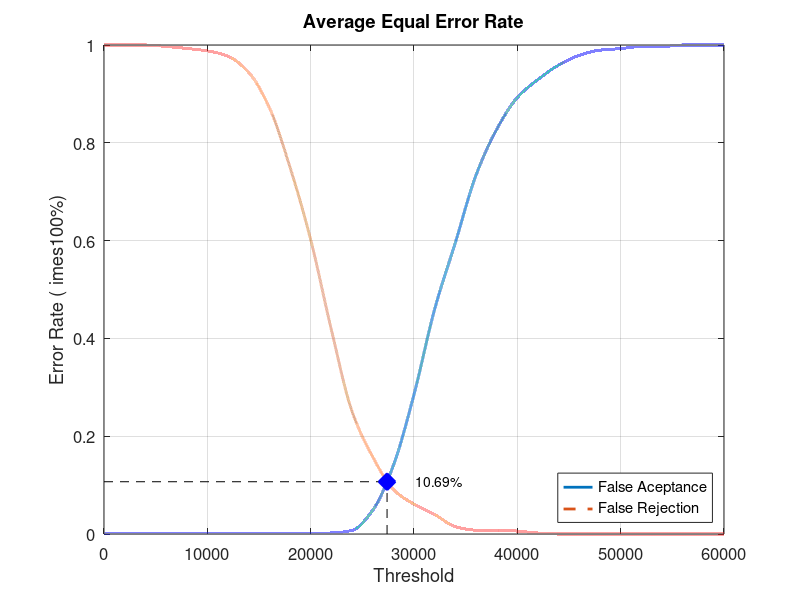
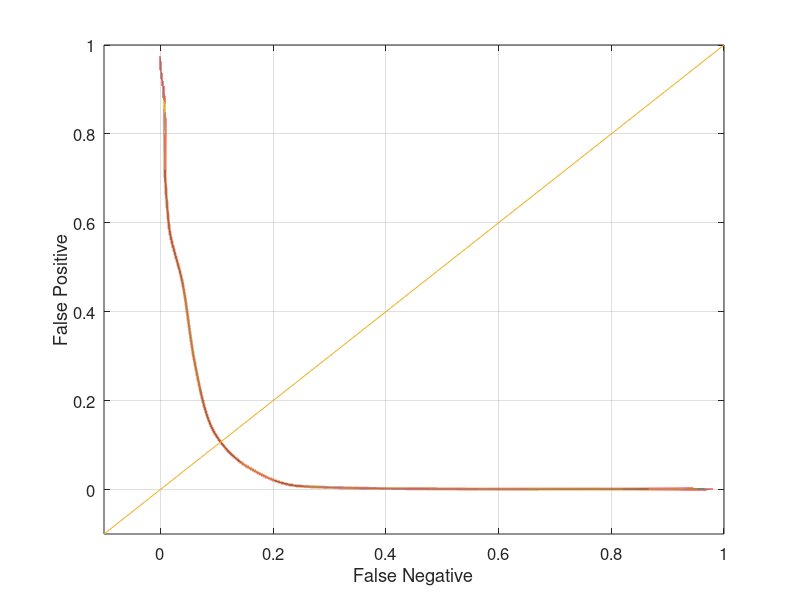

The MATLAB source for these figures, in order:
close all;
clear;
clc;
x = 0:2000:60000;
xq = 0:0.5:60000;

y0 = [0 0.00105263 0.00105263 0.00105263 0.00105263 0.00105263 0.00105263 0.00105263 0.00105263 0.00105263 0.00105263 0.00210526 0.00736842 0.0484211 0.14 0.285263 0.46 0.595789 0.733684 0.827368 0.892632 0.929474 0.958947 0.978947 0.989474 0.992632 0.996842 0.996842 1 1 1]
yy0 = interp1(x, y0, xq, 'pchip');
y1 = [1 1 1 0.997 0.993 0.988 0.977 0.944 0.872 0.75 0.602 0.418 0.251 0.158 0.091 0.061 0.04 0.015 0.008 0.008 0.006 0.002 0 0 0 0 0 0 0 0 0]
yy1 = interp1(x, y1, xq, 'pchip');

% Calculating EER: 
y2 = abs(y0 - y1);
find(y2 == min(y2))
yy2 = abs(yy0 - yy1);
xEER = find(yy2 == min(yy2));
xEERIndex = xq(xEER) % X-axis EER
yEER = yy0(xEER) % Y-axis EER

main = figure
plot(xq, yy0,'-','LineWidth', 2);	hold on
plot(xq, yy1,'--','LineWidth', 2);	hold on
plot([xEERIndex xEERIndex], [0 yEER], 'k--');	hold on
plot([0 xEERIndex], [yEER yEER], 'k--');	hold on
plot(xEERIndex, yEER, 'bx', 'LineWidth', 10);	hold on
text(xEERIndex + 10 * xEERIndex / 100, yEER, [num2str(round((10000 * yEER)) / 100) '%'])
legend('False Aceptance', 'False Rejection', 'Location', 'SouthEast')
xlabel('Threshold')
ylabel('Error Rate (	imes100%)')
title('Average Equal Error Rate')
set(gca, 'FontSize', 12)
axis([0 60000 0 1])
grid on

print(main, 'Database3AverageMain', '-dpng');
FNRxFPR = figure('Color', [1 1 1]);
plot(yy1, yy0, '-', yy1, yy0, 'LineWidth', 2);
hold on
y = -0.1:0.1:1
plot(y, y); 
set(gca, 'FontSize', 12)
xlabel('False Negative')
ylabel('False Positive')
axis([-0.1 1 -0.1 1])
set(gca, 'FontSize', 12)
grid on

print(FNRxFPR, 'Database3AverageFNRxFPR','-dpng');
